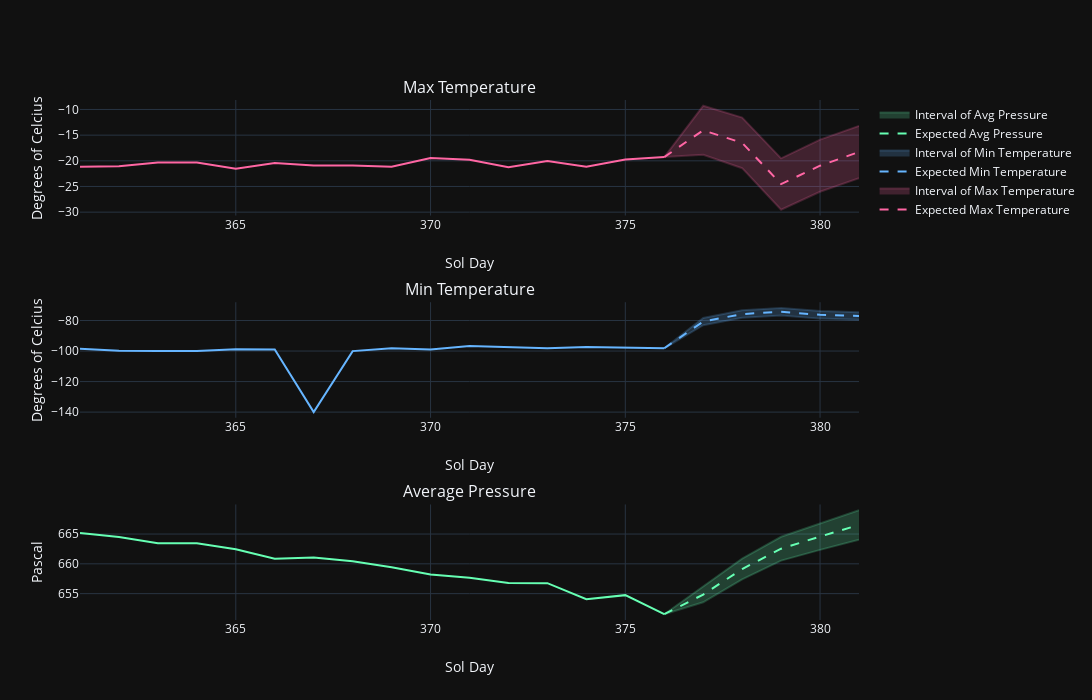

Notebook code for this chart:
### Markdown cell above
## 4 Plot Results of Prediction

### Code cell
def predict_plots(step, df):
    """Take steps to predict and dataframe used for prediction, returns plot of prediction"""
    main_keys = df['sol_day'].values
    model = results_origin
    sol_days_pred = [int(main_keys[-1]) + i for i in range(0, step + 1)]    # Sol days to predict
    pred = model.forecast_interval(df[['min_temp', 'max_temp', 'pressure']].iloc[-3:].values, step)    # Predictions needed
    prev_max_temp = list(df["max_temp"])    # Previous max temperatures

    # set up 
    fig = make_subplots(rows=3, cols=1, subplot_titles=("Max Temperature", "Min Temperature", "Average Pressure",))
    
    # plot max temperature
    prev_max_temp = list(df["max_temp"])    # Previous max temperatures
    max_temp_dic = {}    # Record predicted max temperature and confidence intervals
    for i in range(0, 3):
        max_temp_dic['temp_exp'] = [prev_max_temp[-1]] + [i[1] for i in pred[0]]
        max_temp_dic['temp_lower'] = [prev_max_temp[-1]] +  [i[1] for i in pred[1]]
        max_temp_dic['temp_upper'] = [prev_max_temp[-1]] +  [i[1] for i in pred[2]]
    fig.add_trace(go.Scatter(x=df['sol_day'], y=prev_max_temp,
                         mode='lines', 
                         name='Known Max Temperature', 
                         line_color='rgb(255, 102, 163)',
                         showlegend=False, 
                         ), row=1, col=1)
    fig.add_trace(go.Scatter(x=sol_days_pred, y=max_temp_dic['temp_exp'],
                         mode='lines', 
                         line=dict(dash='dash'), 
                         line_color='rgb(255, 102, 163)', 
                         name='Expected Max Temperature'), row=1, col=1)
    fig.add_trace(go.Scatter(x=sol_days_pred, y=max_temp_dic['temp_upper'],
                         mode='lines',
                         name='Interval of Max Temperature', 
                         line_color='rgba(255, 102, 163, 0.2)', 
                         showlegend=False), row=1, col=1)
    fig.add_trace(go.Scatter(x=sol_days_pred, y=max_temp_dic['temp_lower'],
                         mode='lines',
                         name='Interval of Max Temperature', 
                         fill='tonexty', 
                         line_color='rgba(255, 102, 163, 0.2)', 
                         fillcolor='rgba(255, 102, 163, 0.2)'), row=1, col=1)
    fig.update_xaxes(title_text="Sol Day", row=1, col=1)
    fig.update_yaxes(title_text="Degrees of Celcius", row=1, col=1)
    
    # plot min temperature
    prev_min_temp = list(df["min_temp"])    # Previous min temperatures
    min_temp_dic = {}    # Record predicted min temperature and confidence intervals
    for i in range(0, 3):
        min_temp_dic['temp_exp'] = [prev_min_temp[-1]] + [i[0] for i in pred[0]]
        min_temp_dic['temp_lower'] = [prev_min_temp[-1]] +  [i[0] for i in pred[1]]
        min_temp_dic['temp_upper'] = [prev_min_temp[-1]] +  [i[0] for i in pred[2]]
    fig.add_trace(go.Scatter(x=df['sol_day'], y=prev_min_temp,
                         mode='lines', 
                         name='Known Max Temperature', 
                         line_color='rgb(102, 181, 255)',
                         showlegend=False), row=2, col=1)
    fig.add_trace(go.Scatter(x=sol_days_pred, y=min_temp_dic['temp_exp'],
                         mode='lines', 
                         line=dict(dash='dash'), 
                         line_color='rgb(102, 181, 255)', 
                         name='Expected Min Temperature'), row=2, col=1)
    fig.add_trace(go.Scatter(x=sol_days_pred, y=min_temp_dic['temp_upper'],
                         mode='lines',
                         name='Interval of Min Temperature', 
                         line_color='rgba(102, 181, 255, 0.2)', 
                         showlegend=False), row=2, col=1)
    fig.add_trace(go.Scatter(x=sol_days_pred, y=min_temp_dic['temp_lower'],
                         mode='lines',
                         name='Interval of Min Temperature', 
                         fill='tonexty', 
                         line_color='rgba(102, 181, 255, 0.2)', 
                         fillcolor='rgba(102, 181, 255, 0.2)'), row=2, col=1)
    fig.update_xaxes(title_text="Sol Day", row=2, col=1)
    fig.update_yaxes(title_text="Degrees of Celcius", row=2, col=1)
    
    # plot avg temperature
    prev_ps = list(df['pressure'])    # Previous max temperatures
    ps_dic = {}    # Record predicted max temperature and confidence intervals
    for i in range(0, 3):
        ps_dic['ps_exp'] = [prev_ps[-1]] + [i[2] for i in pred[0]]
        ps_dic['ps_lower'] = [prev_ps[-1]] +  [i[2] for i in pred[1]]
        ps_dic['ps_upper'] = [prev_ps[-1]] +  [i[2] for i in pred[2]]
    fig.add_trace(go.Scatter(x=df['sol_day'], y=prev_ps,
                         mode='lines', 
                         name='Known Avg Pressure', 
                         line_color='rgb(102, 255, 179)',
                         showlegend=False), row=3, col=1)
    fig.add_trace(go.Scatter(x=sol_days_pred, y=ps_dic['ps_exp'],
                         mode='lines', 
                         line=dict(dash='dash'), 
                         line_color='rgb(102, 255, 179)', 
                         name='Expected Avg Pressure'), row=3, col=1)
    fig.add_trace(go.Scatter(x=sol_days_pred, y=ps_dic['ps_upper'],
                         mode='lines',
                         name='Interval of Avg Pressure', 
                         line_color='rgba(102, 255, 179, 0.2)', 
                         showlegend=False), row=3, col=1)
    fig.add_trace(go.Scatter(x=sol_days_pred, y=ps_dic['ps_lower'],
                         mode='lines',
                         name='Interval of Avg Pressure', 
                         fill='tonexty', 
                         line_color='rgba(102, 255, 179, 0.2)', 
                         fillcolor='rgba(102, 255, 179, 0.2)'), row=3, col=1)
    fig.update_xaxes(title_text="Sol Day", row=3, col=1)
    fig.update_yaxes(title_text="Pascal", row=3, col=1)
    
    fig.update_layout(width=1200, height=700)
    
    return fig


fig = predict_plots(5, df)
fig.show()

### Figure 1 — Plotly figure (JSON) as saved in the notebook; plotly's stock layout.template omitted (floating-point values rounded to 4 significant figures)
{"data": [{"line": {"color": "rgb(255, 102, 163)"}, "mode": "lines", "name": "Known Max Temperature", "showlegend": false, "type": "scatter", "x": ["361", "362", "363", "364", "365", "366", "367", "368", "369", "370", "371", "372", "373", "374", "375", "376"], "xaxis": "x", "y": [-21.17, -21.07, -20.35, -20.35, -21.53, -20.44, -20.91, -20.92, -21.16, -19.47, -19.79, -21.23, -20.06, -21.15, -19.76, -19.28], "yaxis": "y"}, {"line": {"color": "rgb(255, 102, 163)", "dash": "dash"}, "mode": "lines", "name": "Expected Max Temperature", "type": "scatter", "x": [376, 377, 378, 379, 380, 381], "xaxis": "x", "y": [-19.28, -14.05, -16.5, -24.53, -20.96, -18.28], "yaxis": "y"}, {"line": {"color": "rgba(255, 102, 163, 0.2)"}, "mode": "lines", "name": "Interval of Max Temperature", "showlegend": false, "type": "scatter", "x": [376, 377, 378, 379, 380, 381], "xaxis": "x", "y": [-19.28, -9.279, -11.57, -19.51, -15.88, -13.18], "yaxis": "y"}, {"fill": "tonexty", "fillcolor": "rgba(255, 102, 163, 0.2)", "line": {"color": "rgba(255, 102, 163, 0.2)"}, "mode": "lines", "name": "Interval of Max Temperature", "type": "scatter", "x": [376, 377, 378, 379, 380, 381], "xaxis": "x", "y": [-19.28, -18.82, -21.43, -29.54, -26.03, -23.38], "yaxis": "y"}, {"line": {"color": "rgb(102, 181, 255)"}, "mode": "lines", "name": "Known Max Temperature", "showlegend": false, "type": "scatter", "x": ["361", "362", "363", "364", "365", "366", "367", "368", "369", "370", "371", "372", "373", "374", "375", "376"], "xaxis": "x2", "y": [-98.55, -99.8, -99.89, -99.89, -98.8, -98.94, -139.9, -100.0, -98.23, -98.97, -96.62, -97.19, -98.11, -97.31, -97.54, -98.19], "yaxis": "y2"}, {"line": {"color": "rgb(102, 181, 255)", "dash": "dash"}, "mode": "lines", "name": "Expected Min Temperature", "type": "scatter", "x": [376, 377, 378, 379, 380, 381], "xaxis": "x2", "y": [-98.19, -80.67, -75.78, -74.28, -76.27, -77.08], "yaxis": "y2"}, {"line": {"color": "rgba(102, 181, 255, 0.2)"}, "mode": "lines", "name": "Interval of Min Temperature", "showlegend": false, "type": "scatter", "x": [376, 377, 378, 379, 380, 381], "xaxis": "x2", "y": [-98.19, -78.3, -73.34, -71.8, -73.78, -74.58], "yaxis": "y2"}, {"fill": "tonexty", "fillcolor": "rgba(102, 181, 255, 0.2)", "line": {"color": "rgba(102, 181, 255, 0.2)"}, "mode": "lines", "name": "Interval of Min Temperature", "type": "scatter", "x": [376, 377, 378, 379, 380, 381], "xaxis": "x2", "y": [-98.19, -83.04, -78.22, -76.76, -78.76, -79.57], "yaxis": "y2"}, {"line": {"color": "rgb(102, 255, 179)"}, "mode": "lines", "name": "Known Avg Pressure", "showlegend": false, "type": "scatter", "x": ["361", "362", "363", "364", "365", "366", "367", "368", "369", "370", "371", "372", "373", "374", "375", "376"], "xaxis": "x3", "y": [665.2, 664.5, 663.5, 663.5, 662.5, 660.9, 661.0, 660.4, 659.4, 658.2, 657.7, 656.8, 656.8, 654.1, 654.7, 651.5], "yaxis": "y3"}, {"line": {"color": "rgb(102, 255, 179)", "dash": "dash"}, "mode": "lines", "name": "Expected Avg Pressure", "type": "scatter", "x": [376, 377, 378, 379, 380, 381], "xaxis": "x3", "y": [651.5, 654.8, 659.1, 662.5, 664.6, 666.5], "yaxis": "y3"}, {"line": {"color": "rgba(102, 255, 179, 0.2)"}, "mode": "lines", "name": "Interval of Avg Pressure", "showlegend": false, "type": "scatter", "x": [376, 377, 378, 379, 380, 381], "xaxis": "x3", "y": [651.5, 656.1, 660.9, 664.5, 666.8, 669.0], "yaxis": "y3"}, {"fill": "tonexty", "fillcolor": "rgba(102, 255, 179, 0.2)", "line": {"color": "rgba(102, 255, 179, 0.2)"}, "mode": "lines", "name": "Interval of Avg Pressure", "type": "scatter", "x": [376, 377, 378, 379, 380, 381], "xaxis": "x3", "y": [651.5, 653.6, 657.4, 660.5, 662.3, 664.1], "yaxis": "y3"}], "layout": {"annotations": [{"font": {"size": 16}, "showarrow": false, "text": "Max Temperature", "x": 0.5, "xanchor": "center", "xref": "paper", "y": 1, "yanchor": "bottom", "yref": "paper"}, {"font": {"size": 16}, "showarrow": false, "text": "Min Temperature", "x": 0.5, "xanchor": "center", "xref": "paper", "y": 0.6111, "yanchor": "bottom", "yref": "paper"}, {"font": {"size": 16}, "showarrow": false, "text": "Average Pressure", "x": 0.5, "xanchor": "center", "xref": "paper", "y": 0.2222, "yanchor": "bottom", "yref": "paper"}], "height": 700, "width": 1200, "xaxis": {"anchor": "y", "domain": [0, 1], "title": {"text": "Sol Day"}}, "xaxis2": {"anchor": "y2", "domain": [0, 1], "title": {"text": "Sol Day"}}, "xaxis3": {"anchor": "y3", "domain": [0, 1], "title": {"text": "Sol Day"}}, "yaxis": {"anchor": "x", "domain": [0.7778, 1], "title": {"text": "Degrees of Celcius"}}, "yaxis2": {"anchor": "x2", "domain": [0.3889, 0.6111], "title": {"text": "Degrees of Celcius"}}, "yaxis3": {"anchor": "x3", "domain": [0, 0.2222], "title": {"text": "Pascal"}}}}
